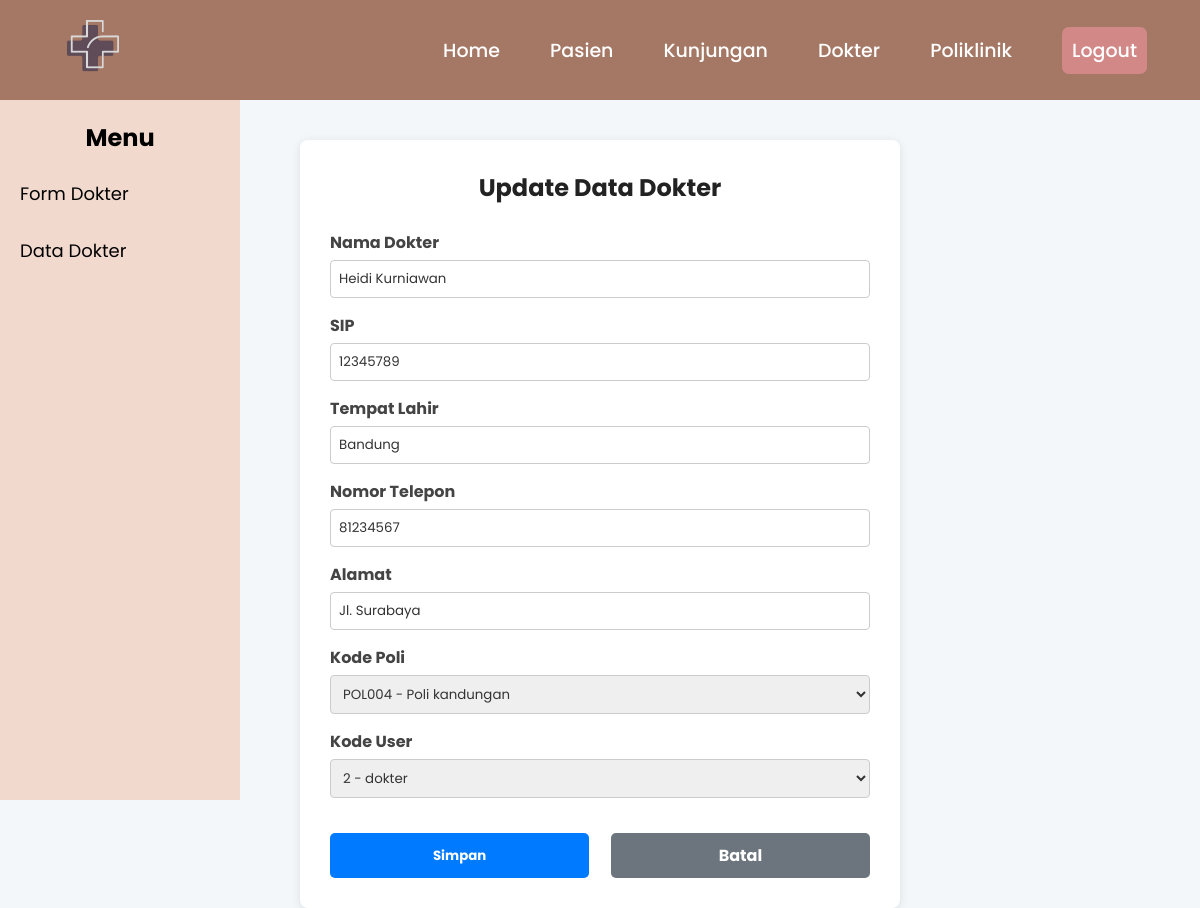
Screenshot of /Admin/do_update.php?kd_dokter=D001 with the database file from the repository.
### tables this page shows
CREATE TABLE `dokter` (
  `kd_dokter` varchar(11) NOT NULL,
  `kd_poli` varchar(11) NOT NULL,
  `tgl_kunjungan` date NOT NULL,
  `kd_user` int(11) NOT NULL,
  `nm_dokter` varchar(100) NOT NULL,
  `SIP` varchar(100) NOT NULL,
  `tmpt_lahir` varchar(50) NOT NULL,
  `no_telp` int(15) NOT NULL,
  `alamat` varchar(100) NOT NULL
);

CREATE TABLE `poliklinik` (
  `kd_poli` varchar(11) NOT NULL,
  `nm_poli` varchar(50) NOT NULL,
  `lantai` int(5) NOT NULL,
  `ket` text NOT NULL
);

### Admin/do_update.php (the view, shortened to what this page needs)
<?php
include('../koneksi.php');
include("a_header.php");
include("do_sidebar.php");
$kd_dokter = $_GET['kd_dokter'] ?? null;
$sql = "SELECT * FROM dokter WHERE kd_dokter = '$kd_dokter'";
$hasil = $koneksi->query($sql);
$data = $hasil->fetch_assoc();
$poliQuery = mysqli_query($koneksi, "SELECT kd_poli, nm_poli FROM poliklinik");
$userQuery = mysqli_query($koneksi, "SELECT kd_user, username FROM login WHERE role='Dokter'");
?>
<!DOCTYPE html>
<html lang="id">
<head>
</head>
<body>
<div class="content-wrapper">
    <main class="main-content">
        <div class="header">
            <h2>Update Data Dokter</h2>
        </div>
        <form class="form-update" method="POST" action="do_update_proses.php">
            <div class="form-group">
                <label>Nama Dokter</label>
                <input type="text" name="nm_dokter" value="<?= $data['nm_dokter'] ?>" required>
            </div>
            <div class="form-group">
                <label>SIP</label>
                <input type="text" name="SIP" value="<?= $data['SIP'] ?>" required>
            </div>
            <div class="form-group">
                <label>Tempat Lahir</label>
                <input type="text" name="tmpt_lahir" value="<?= $data['tmpt_lahir'] ?>" required>
            </div>
            <div class="form-group">
                <label>Nomor Telepon</label>
                <input type="text" name="no_telp" value="<?= $data['no_telp'] ?>" required>
            </div>
            <div class="form-group">
                <label>Alamat</label>
                <input type="text" name="alamat" value="<?= $data['alamat'] ?>" required>
            </div>
            <div class="form-group">
                <label>Kode Poli</label>
                <select name="kd_poli" required>
                    <?php while ($poli = mysqli_fetch_assoc($poliQuery)): ?>
                        <option value="<?= $poli['kd_poli'] ?>" <?= $poli['kd_poli'] == $data['kd_poli'] ? 'selected' : '' ?>>
                            <?= $poli['kd_poli'] ?> - <?= $poli['nm_poli'] ?>
                        </option>
                    <?php endwhile; ?>
                </select>
            </div>
            <div class="form-group">
                <label>Kode User</label>
                <select name="kd_user" required>
                    <?php while ($user = mysqli_fetch_assoc($userQuery)): ?>
                        <option value="<?= $user['kd_user'] ?>" <?= $user['kd_user'] == $data['kd_user'] ? 'selected' : '' ?>>
                            <?= $user['kd_user'] ?> - <?= $user['username'] ?>
                        </option>
                    <?php endwhile; ?>
                </select>
            </div>
            <div class="form-actions">
                <button type="submit" class="btn-simpan">Simpan</button>
                <a href="do_data.php" class="btn-batal">Batal</a>
            </div>
        </form>
    </main>
</div>
</body>
</html>

### Admin/a_header.php (style rules this page uses)
* { margin: 0; padding: 0; box-sizing: border-box; font-family: 'Poppins', sans-serif; }

### Admin/do_update.php (style rules this page uses)
body { font-family: Arial, sans-serif; background-color: #f4f7fa; }
.content-wrapper { display: flex; justify-content: center; padding-top: 140px; }
.main-content { background: #fff; padding: 30px; border-radius: 8px; width: 600px; box-shadow: 0 2px 10px rgba(0, 0, 0, 0.1); }
.header h2 { text-align: center; margin-bottom: 25px; color: #222; }
.form-update { display: flex; flex-direction: column; gap: 15px; }
.form-group { display: flex; flex-direction: column; }
.form-group label { font-weight: bold; margin-bottom: 5px; color: #444; }
.form-group input, .form-group select { padding: 8px; border: 1px solid #ccc; border-radius: 4px; color: #333; }
.form-actions { display: flex; justify-content: space-between; margin-top: 20px; }
.form-actions button, .form-actions a { width: 48%; padding: 10px; text-align: center; text-decoration: none; border-radius: 5px; font-weight: bold; color: white; border: none; }
.btn-simpan { background-color: #007bff; }
.btn-batal { background-color: #6c757d; }

### rows the page displays
dokter: nm_dokter "Heidi Kurniawan", SIP "12345789", tmpt_lahir "Bandung", no_telp "81234567", alamat "Jl. Surabaya", kd_poli "POL004 - Poli kandungan", kd_user "2 - dokter"
